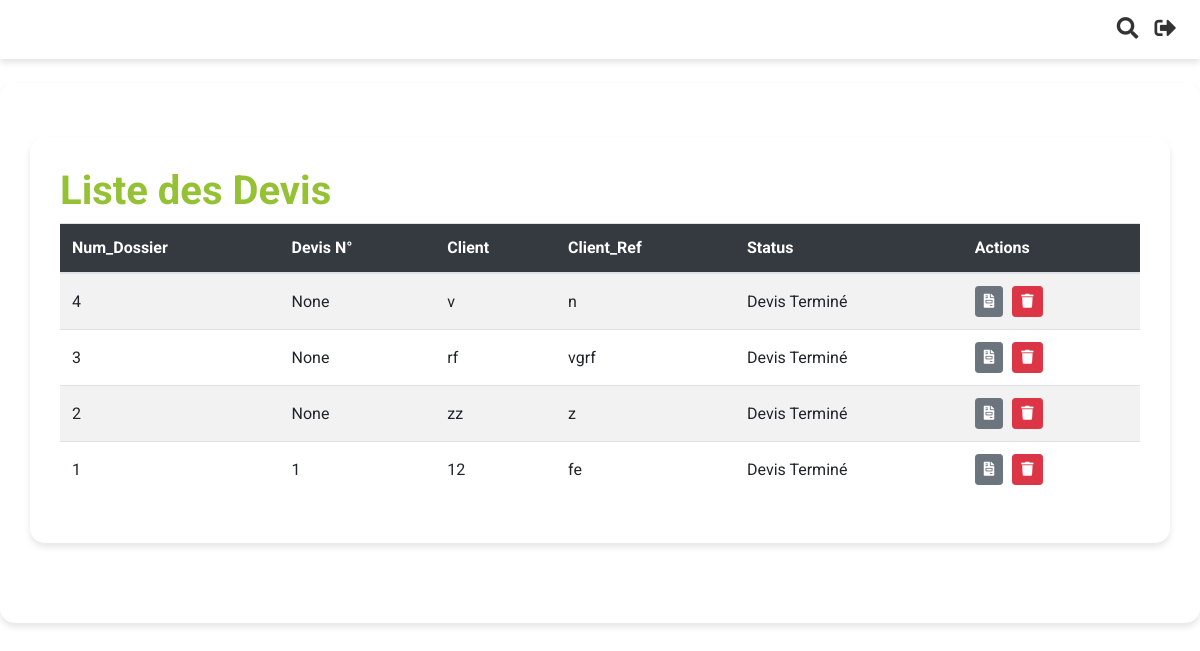
Before: /application/devis/ (signed in) with the older database file.
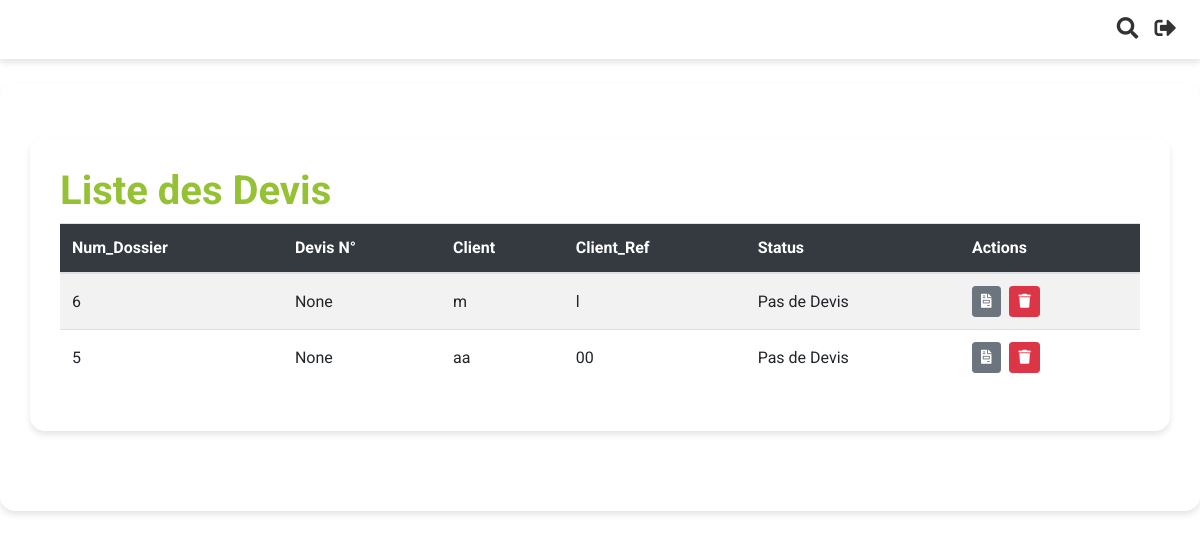
After: the same page with the newer database file.
### Application/models.py (models this page shows, shortened)
class Commande(models.Model):
    order_id = models.AutoField(primary_key=True)  # Auto-incremented primary key
    date_time = models.DateTimeField(auto_now_add=True)
    company_reference_number = models.CharField(max_length=100)
    client_name = models.CharField(max_length=100, default="")  # New field
    adresse = models.CharField(max_length=255, blank=True, null=True)
    email = models.EmailField(blank=True, null=True)
    fax = models.CharField(max_length=50, blank=True, null=True)
    ice = models.CharField(max_length=50, blank=True, null=True)
    infographiste = models.CharField(max_length=100, blank=True, null=True)
    order_status = models.CharField(max_length=50, choices=[ ('draft', 'Draft'),
        ('completed', 'Completed'),
        ('devis', 'Devis'),
        ('facture', 'Facture'),
        ('bon_livraison', 'Bon de Livraison'),
        ('situation_client', 'Situation Client')
    ])
    bc_number = models.CharField(max_length=50, blank=True, null=True)  # New field for BC number
    date_bc = models.DateField(blank=True, null=True)
    devis_numero = models.PositiveIntegerField(unique=True, null=True, blank=True)
    bl_numero = models.PositiveIntegerField(unique=True, null=True, blank=True)
    facture_numero = models.PositiveIntegerField(unique=True, null=True, blank=True)
    facture_status = models.CharField(max_length=50, choices=[
        ('no_facture', 'Pas de Facture'),
        ('facture_termine', 'Facture Terminée')
    ], default='pas de facture')
    remarque = models.CharField(max_length=50, choices=[
        ('paye', 'Payé'),
        ('non_paye', 'Non Payé')
    ], default='non payé')
    devis_status = models.CharField(max_length=50, choices=[
        ('no_devis', 'Pas de Devis'),
        ('devis_termine', 'Devis Terminé')
    ], default='pas de devis')
    bl_status = models.CharField(max_length=50, choices=[
        ('no_bl', 'Pas de bon_livraison'),
        ('bl_termine', 'bon_livraison Terminé')
    ], default='pas de bon_livraison')
    designations_data = models.JSONField(default=list)  # Renamed field
    options_data = models.JSONField(default=dict)

### Application/views.py (the view)
# urls.py: path('devis/', views.liste_devis, name='liste_devis'),
@login_required
@user_passes_test(lambda u: u.groups.filter(name='Directeurs').exists())
def liste_devis(request):
    query = request.GET.get('q')
    if query:
        devis = Commande.objects.filter(
            Q(order_status='completed') & (
            Q(company_reference_number__icontains=query) |
            Q(client_name__icontains=query) |
            Q(devis_numero__icontains=query)
            )
        )
    else:
        devis = Commande.objects.filter(order_status='completed').order_by('-date_time')
    is_assistant = request.user.groups.filter(name='Assistants').exists()
    return render(request, 'Application/liste_devis.html', {'devis': devis, 'is_assistant': is_assistant})

### Application/templates/Application/liste_devis.html (shortened to what this page needs)
{% extends "base.html" %}
{% block content %}
<div class="container mt-4">
    <h1>Liste des Devis</h1>
    <table class="table table-striped" id="factureTable">
        <thead>
            <tr>
            <th>Num_Dossier</th>
            <th>Devis N°</th>
            <th>Client</th>
            <th>Client_Ref</th>
            <th>Status</th>
            <th>Actions</th>
            </tr>
        </thead>
        <tbody>
            {% for devis in devis %}
                <tr>
                    <td>{{ devis.order_id }}</td>
                    <td>{{ devis.devis_numero }}</td>
                    <td>{{ devis.client_name }}</td>
                    <td>{{ devis.company_reference_number }}</td>
                    <td><form method="post" action="{% url 'update_devis_status' devis.pk %}">
                        {% if devis.devis_status == 'devis_termine' %}
                            Devis Terminé
                        {% else %}
                                Pas de Devis
                        {% endif %}
                    </form></td>
                    <td>
                    <a href="{% url 'generer_devis' devis.pk %}" class="btn btn-sm btn-secondary"><i class="fas fa-file-invoice"></i></a>
                    <button type="button" class="btn btn-sm btn-danger" data-toggle="modal" data-target="#deleteModal{{ devis.pk }}"><i class="fas fa-trash"></i></button>
                    </td>
            {% endfor %}
        </tbody>
    </table>
</div>
{% endblock %}

### Application/templates/base.html (shortened to what this page needs)
<!DOCTYPE html>
<html lang="en">
<head>
    {% load static %}
    <link rel="stylesheet" href="https://cdnjs.cloudflare.com/ajax/libs/font-awesome/5.15.3/css/all.min.css">
    <link rel="stylesheet" href="https://stackpath.bootstrapcdn.com/bootstrap/4.3.1/css/bootstrap.min.css">
    <link href="https://maxcdn.bootstrapcdn.com/bootstrap/4.5.2/css/bootstrap.min.css" rel="stylesheet">
    <link rel="stylesheet" href="{% static 'css/bootstrap.min.css' %}">
    <link rel="stylesheet" href="{% static 'css/style.css' %}">
    <link rel="stylesheet" href="https://cdnjs.cloudflare.com/ajax/libs/animate.css/4.1.1/animate.min.css">
</head>
<body>
<nav class="navbar navbar-expand-lg navbar-light">
    <div class="collapse navbar-collapse" id="navbarNav">
        <ul class="navbar-nav ml-auto">
            <li class="nav-item">
                <a class="nav-link" href="#" id="search-toggle"><i class="fas fa-search"></i></a>
            </li>
            <li class="nav-item">
                <a class="nav-link" href="{% url 'logout' %}"><i class="fas fa-sign-out-alt"></i></a>
            </li>
        </ul>
    </div>
</nav>
<div class="container mt-4">
    {% block content %}{% endblock %}
</div>
</body>
</html>

### Application/static/Application/images/css/style.css (style rules this page uses)
body { background-image: url("Application/images/hajar familia_Plan de travail 1.png"); background-size: cover; background-position: center; background-attachment: fixed; background-repeat: no-repeat; background-color: rgba(255, 255, 255, 0); }
.navbar { margin-bottom: 20px; background: rgba(255, 255, 255, 0); box-shadow: 0 4px 6px rgba(0, 0, 0, 0.1); animation: glow 1.5s ease-in-out infinite alternate; }
.navbar-nav .nav-item .nav-link { font-size: 18px; font-weight: bold; color: #333; }
.container { background: rgba(255, 255, 255, 0); padding: 20px; border-radius: 10px; box-shadow: 0 4px 6px rgba(0, 0, 0, 0.1); }

Changed rows visible on the page:
removed Commande: order_id "4", devis_numero "None", client_name "v", company_reference_number "n", devis_status "Devis Terminé"
removed Commande: order_id "3", devis_numero "None", client_name "rf", company_reference_number "vgrf", devis_status "Devis Terminé"
removed Commande: order_id "2", devis_numero "None", client_name "zz", company_reference_number "z", devis_status "Devis Terminé"
removed Commande: order_id "1", devis_numero "1", client_name "12", company_reference_number "fe", devis_status "Devis Terminé"
added Commande: order_id "6", devis_numero "None", client_name "m", company_reference_number "l", devis_status "Pas de Devis"
added Commande: order_id "5", devis_numero "None", client_name "aa", company_reference_number "00", devis_status "Pas de Devis"
